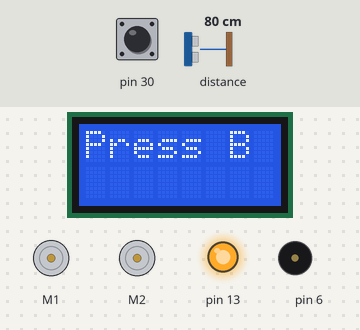
Bench run of a sketch on a simulated Arduino Leonardo, built with avr-gcc and run on an emulated ATmega32U4. On the bench: 8×2 character LCD, 2 × DC motor (green arrow = forward, orange = backward, longer = faster), output pins drawn as LEDs (lit = HIGH), buzzer (waves = sounding). Inputs (shaded band) come from the test bench; at power-on: pin 30 HIGH, distance to the obstacle 80 cm. Random numbers use the default seed unless the sketch sets one.

Above: at 0.8 s.
0.9 s: pin 30 pulled LOW for 0.15 s
At 1.51 s:
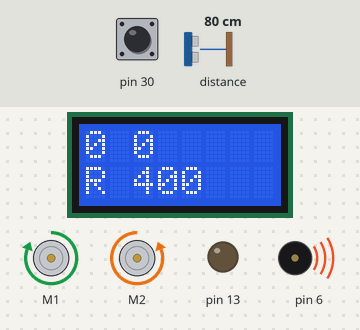
1.6 s: distance to the obstacle set to 32 cm
At 2.6 s:
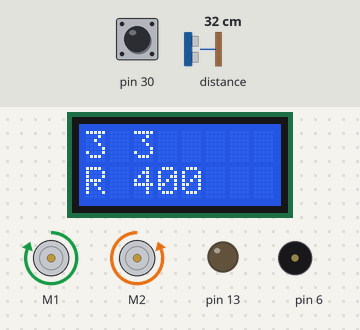
3.1 s: distance to the obstacle set to 27 cm
At 4.0 s:
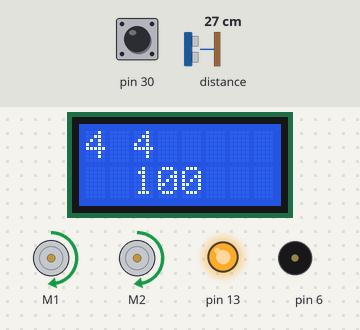
4.8 s: distance to the obstacle set to 22 cm
6.3 s: distance to the obstacle set to 17 cm
At 7.5 s:
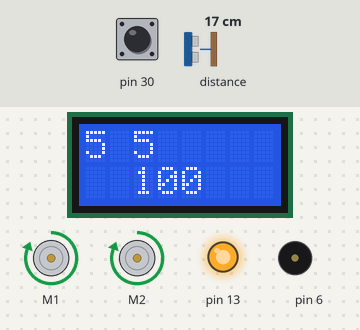
Timing chart, 0 to 9.3 s (numbered marks = the images above; inputs shaded):
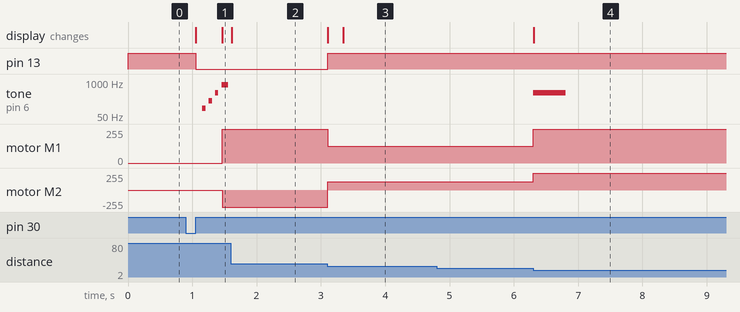

Measured:
- the behaviour switches between 29 and 28 cm on distance to the obstacle (found by bisection; images 2 and 3)
- the behaviour switches between 20 and 19 cm on distance to the obstacle (found by bisection; images 3 and 4)
- after the input at 0.9 s, pin 13: HIGH → LOW after 0.15 s; tone on pin 6: plays 97 Hz for 0.05 s, 195 Hz for 0.05 s, 391 Hz for 0.05 s, 783 Hz for 0.10 s, starting after 0.26 s; motor M1: stopped → forward 255/255 after 0.57 s; motor M2: stopped → backward 255/255 after 0.57 s; the display: first changes after 0.16 s (image 1 shows a later state)
- after the input at 1.6 s, the display: changes at once (image 2)
- after the input at 3.1 s, pin 13: LOW → HIGH at once; motor M1: forward 255/255 → forward 127/255 at once; motor M2: backward 255/255 → forward 127/255 at once; the display: first changes at once (image 3 shows a later state)
- after the input at 4.8 s, every drawn part: stays the same
- after the input at 6.3 s, tone on pin 6: silent → 391 Hz at once, → silent 0.50 s later; motor M1, motor M2: forward 127/255 → forward 255/255 at once; the display: changes at once (image 4)

The sketch:

robot-war-2021.ino
```cpp
/** This example uses the Zumo's line sensors to detect the black
border around a sumo ring.  When the border is detected, it
backs up and turns. */

#include <Wire.h>
#include <Zumo32U4.h>

// This might need to be tuned for different lighting conditions,
// surfaces, etc.
#define QTR_THRESHOLD     400  // microseconds, default 400

// These might need to be tuned for different motor types.
#define REVERSE_SPEED     400  // 0 is stopped, 400 is full speed
#define TURN_SPEED        200
#define FORWARD_SPEED     200
#define FULL_SPEED        400
#define REVERSE_DURATION  500  // ms
#define TURN_DURATION     400  // ms

Zumo32U4LCD lcd;
Zumo32U4ButtonB buttonB;
Zumo32U4Buzzer buzzer;
Zumo32U4Motors motors;
Zumo32U4LineSensors lineSensors;
Zumo32U4ProximitySensors proxSensors;

#define NUM_SENSORS 3
unsigned int lineSensorValues[NUM_SENSORS];

// A sensors reading must be greater than or equal to this
// threshold in order for the program to consider that sensor as
// seeing an object.
const uint8_t sensorThreshold = 4;
const uint8_t chargeSensorThreshold = 5;

// The maximum speed to drive the motors while turning.  400 is
// full speed.
const uint16_t turnSpeedMax = 400;

// The minimum speed to drive the motors while turning.  400 is
// full speed.
const uint16_t turnSpeedMin = 100;

// The amount to decrease the motor speed by during each cycle
// when an object is seen.
const uint16_t deceleration = 10;

// The amount to increase the speed by during each cycle when an
// object is not seen.
const uint16_t acceleration = 10;

#define LEFT 0
#define RIGHT 1

// Stores the last indication from the sensors about what
// direction to turn to face the object.  When no object is seen,
// this variable helps us make a good guess about which direction
// to turn.
bool senseDir = RIGHT;

// True if the robot is turning left (counter-clockwise).
bool turningLeft = false;

// True if the robot is turning right (clockwise).
bool turningRight = false;

// If the robot is turning, this is the speed it will use.
uint16_t turnSpeed = turnSpeedMax;

// The time, in milliseconds, when an object was last seen.
uint16_t lastTimeObjectSeen = 0;

// Are we charging?
bool isCharging = false;

void waitForButtonAndCountDown()
{
  ledYellow(1);
  lcd.clear();
  lcd.print(F("Press B"));

  buttonB.waitForButton();

  ledYellow(0);
  lcd.clear();

  // Play audible countdown.
  for (int i = 0; i < 3; i++)
  {
    delay(100);
    buzzer.playNote(NOTE_G(2+i), 50, 15);
  }
  delay(100);
  buzzer.playNote(NOTE_G(5), 100, 15);
}

void turnRight()
{
  motors.setSpeeds(turnSpeed, -turnSpeed);
  turningLeft = false;
  turningRight = true;
}

void turnLeft()
{
  motors.setSpeeds(-turnSpeed, turnSpeed);
  turningLeft = true;
  turningRight = false;
}

void stop()
{
  motors.setSpeeds(0, 0);
  turningLeft = false;
  turningRight = false;
}

void forward()
{
  motors.setSpeeds(FORWARD_SPEED, FORWARD_SPEED);
  turningLeft = false;
  turningRight = false;
}

void charge()
{
  motors.setSpeeds(FULL_SPEED, FULL_SPEED);
  turningLeft = false;
  turningRight = false;
  isCharging = true;
  buzzer.playNote(NOTE_G(4), 500, 15);
}

void setup()
{
  proxSensors.initFrontSensor();
  lineSensors.initThreeSensors();

  waitForButtonAndCountDown();
}

void loop()
{
  // Read the front proximity sensor and gets its left value (the
  // amount of reflectance detected while using the left LEDs)
  // and right value.
  proxSensors.read();
  uint8_t leftValue = proxSensors.countsFrontWithLeftLeds();
  uint8_t rightValue = proxSensors.countsFrontWithRightLeds();

  // Determine if an object is visible or not.
  bool objectSeen = leftValue >= sensorThreshold || rightValue >= sensorThreshold;

  lineSensors.read(lineSensorValues);

  if (lineSensorValues[0] > QTR_THRESHOLD) //flip aligator sign if you want to detect white edges on a black board instead of black border on a white board.
  {
    // If leftmost sensor detects line, reverse and turn to the
    // right.
    motors.setSpeeds(-REVERSE_SPEED, -REVERSE_SPEED);
    delay(REVERSE_DURATION);
    motors.setSpeeds(TURN_SPEED, -TURN_SPEED);
    delay(TURN_DURATION);
    motors.setSpeeds(FORWARD_SPEED, FORWARD_SPEED);
    isCharging = false;
    senseDir = random(2) == 1 ? RIGHT : LEFT;
  }
  else if (lineSensorValues[NUM_SENSORS - 1] > QTR_THRESHOLD) //flip aligator sign if you want to detect white edges on a black board instead of black border on a white board.
  {
    // If rightmost sensor detects line, reverse and turn to the
    // left.
    motors.setSpeeds(-REVERSE_SPEED, -REVERSE_SPEED);
    delay(REVERSE_DURATION);
    motors.setSpeeds(-TURN_SPEED, TURN_SPEED);
    delay(TURN_DURATION);
    motors.setSpeeds(FORWARD_SPEED, FORWARD_SPEED);
    isCharging = false;
    senseDir = random(2) == 1 ? RIGHT : LEFT;
  }
  else
  {
    // Otherwise, go straight.
//    motors.setSpeeds(FORWARD_SPEED, FORWARD_SPEED);

    if (!isCharging) {
      if (objectSeen)
      {
        // An object is visible, so we will start decelerating in
        // order to help the robot find the object without
        // overshooting or oscillating.
        turnSpeed -= deceleration;
      }
      else
      {
        // An object is not visible, so we will accelerate in order
        // to help find the object sooner.
        turnSpeed += acceleration;
      }

      // Constrain the turn speed so it is between turnSpeedMin and
      // turnSpeedMax.
      turnSpeed = constrain(turnSpeed, turnSpeedMin, turnSpeedMax);

      if (objectSeen)
      {
        // An object seen.
        ledYellow(1);

        lastTimeObjectSeen = millis();

        bool lastTurnRight = turnRight;

        if (leftValue < rightValue)
        {
          // The right value is greater, so the object is probably
          // closer to the robot's right LEDs, which means the robot
          // is not facing it directly.  Turn to the right to try to
          // make it more even.
          turnRight();
          senseDir = RIGHT;
        }
        else if (leftValue > rightValue)
        {
          // The left value is greater, so turn to the left.
          turnLeft();
          senseDir = LEFT;
        }
        else
        {
          // The values are equal
          if (leftValue >= chargeSensorThreshold) {
            charge();
          } else {
            forward();
          }
        }
      }
      else
      {
        // No object is seen, so just keep turning in the direction
        // that we last sensed the object.
        ledYellow(0);

        if (senseDir == RIGHT)
        {
          turnRight();
        }
        else
        {
          turnLeft();
        }
      }
    }

  }

  lcd.gotoXY(0, 0);
  lcd.print(leftValue);
  lcd.print(' ');
  lcd.print(rightValue);
  lcd.gotoXY(0, 1);
  lcd.print(turningRight ? 'R' : (turningLeft ? 'L' : ' '));
  lcd.print(' ');
  lcd.print(turnSpeed);
  lcd.print(' ');
  lcd.print(' ');
}
```
